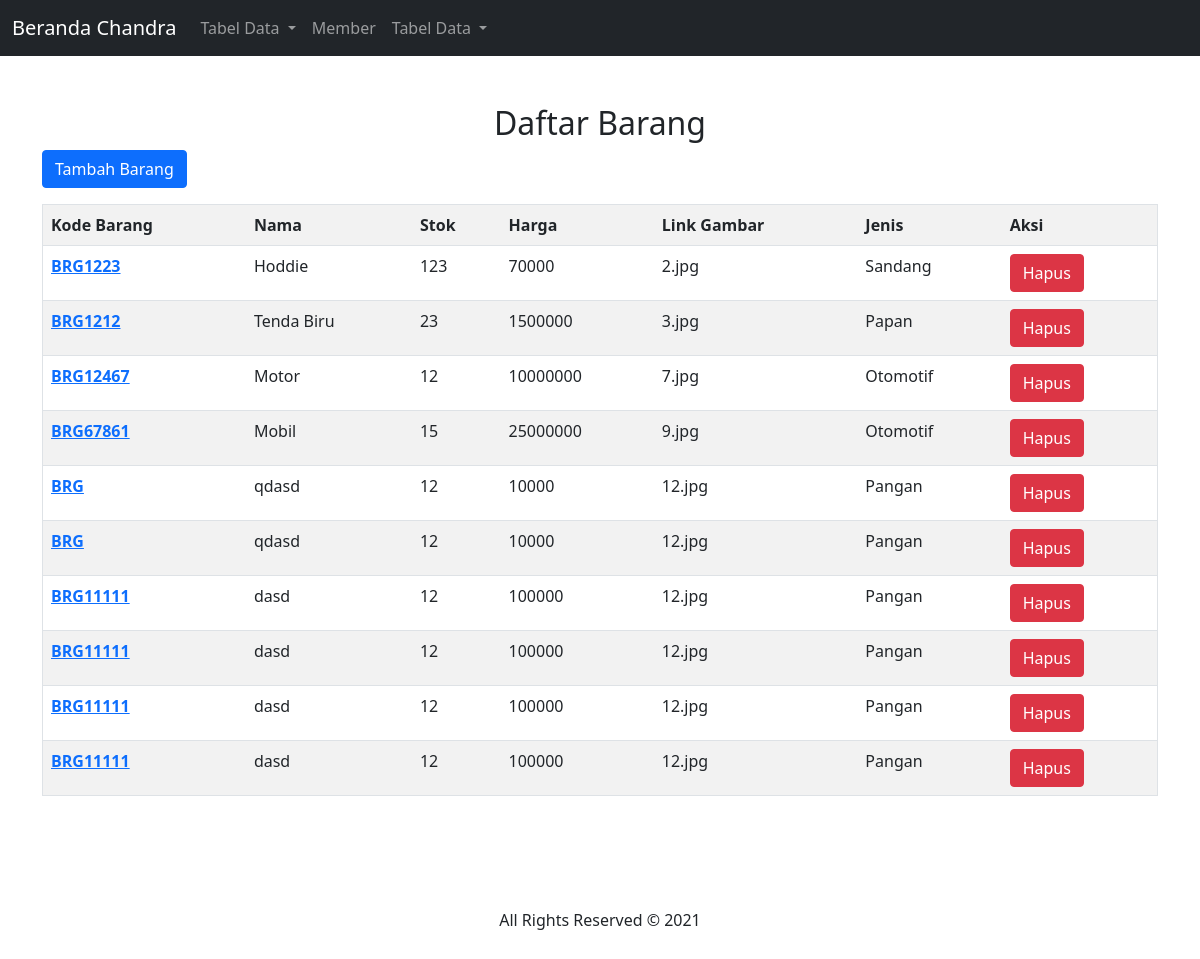
The page /Vbrg/ on the database its author committed.
### dashboard/models.py (models this page shows, shortened)
class Barang(models.Model):
    kodebrg=models.CharField(max_length=8, default="BRG")
    nama=models.CharField(max_length=50)
    stok=models.IntegerField()
    harga=models.BigIntegerField()
    link_gbr=models.CharField(max_length=150, blank=True)
    waktu_posting=models.DateTimeField(auto_now_add=True)
    jenis_id=models.ForeignKey(Jenis, on_delete=models.CASCADE,null=True)

class Jenis(models.Model):
    nama=models.CharField(max_length=50)
    ket=models.TextField()

### dashboard/views.py (the view)
# urls.py: path('Vbrg/',Barang_View, name = "Vbrg"),
def Barang_View(request):
    barangs=Barang.objects.all()
    konteks={
        'barangs':barangs,
    }
    return render(request,'tampil_brg.html',konteks)

### templates/tampil_brg.html (shortened to what this page needs)
{% load static %}
{% block content %}
<!DOCTYPE html>
<html lang="en">
  <head>
    <link
      href="https://cdn.jsdelivr.net/npm/bootstrap@5.0.0-beta3/dist/css/bootstrap.min.css"
      rel="stylesheet"
    />
    <link
      rel="stylesheet"
      href="https://pro.fontawesome.com/releases/v5.10.0/css/all.css"
    />
    <link rel="stylesheet" href="{% static 'css/style.css'%}" />
  </head>
  <body>
    <nav class="navbar navbar-expand-lg navbar-dark bg-dark">
      <div class="container-fluid">
        <a class="navbar-brand" href="{% url 'index' %}">Beranda Chandra</a>
        <div class="collapse navbar-collapse" id="navbarSupportedContent">
          <ul class="navbar-nav me-auto mb-2 mb-lg-0">
            <li class="nav-item dropdown">
              <a class="nav-link dropdown-toggle" href="#" id="navbarDropdown" role="button" data-bs-toggle="dropdown" aria-expanded="false">
                Tabel Data
              </a>
            </li>
              <li class="nav-item">
              <a class="nav-link" href="{% url 'member' %}">Member</a>
            </li>
            <li class="nav-item dropdown">
              <a class="nav-link dropdown-toggle" href="#" id="navbarDropdown" role="button" data-bs-toggle="dropdown" aria-expanded="false">
                Tabel Data
              </a>
            </li>
          </ul>
        </div>
      </div>
    </nav>
    <div class="container-fluid layanan pt-5 pb-5">
      <div class="container">
        <h2 class="align-center text-center">Daftar Barang</h2>
        <p>
          <a href="/addbrg" class="btn btn-primary">Tambah Barang</a>
        </p>
        <table border="1" class="table table-striped">
            <tr>
                <th>Kode Barang</th>
                <th>Nama</th>
                <th>Stok</th>
                <th>Harga</th>
                <th>Link Gambar</th>
                <th>Jenis</th>
                <th>Aksi</th>
            </tr>
        {% for Barang in barangs %}
        <tr>
            <th><a href="/ubah/{{Barang.id}}">{{ Barang.kodebrg }}</a></th>
            <td>{{ Barang.nama }}</td>
            <td>{{ Barang.stok }}</td>
            <td>{{ Barang.harga }}</td>
            <td>{{ Barang.link_gbr }}</td>
            <td>{{ Barang.jenis_id.nama }}</td>
            <td><button type="button" class="btn btn-danger" data-bs-toggle="modal" data-bs-target="#hapus-{{Barang.id}}">Hapus</button>
            </td>
        </tr>
        {% endfor %}
        </table>
        {% endblock %}
        </div>
      </div>
    <div class="container text-center pt-5 pb-5">
      All Rights Reserved &copy; 2021
    </div>
  </body>
</html>

### rows shown on the page
Barang: kodebrg "BRG1223", nama "Hoddie", stok "123", harga "70000", link_gbr "2.jpg", jenis_id.nama "Sandang"
Barang: kodebrg "BRG1212", nama "Tenda Biru", stok "23", harga "1500000", link_gbr "3.jpg", jenis_id.nama "Papan"
Barang: kodebrg "BRG12467", nama "Motor", stok "12", harga "10000000", link_gbr "7.jpg", jenis_id.nama "Otomotif"
Barang: kodebrg "BRG67861", nama "Mobil", stok "15", harga "25000000", link_gbr "9.jpg", jenis_id.nama "Otomotif"
Barang: kodebrg "BRG", nama "qdasd", stok "12", harga "10000", link_gbr "12.jpg", jenis_id.nama "Pangan"
Barang: kodebrg "BRG", nama "qdasd", stok "12", harga "10000", link_gbr "12.jpg", jenis_id.nama "Pangan"
Barang: kodebrg "BRG11111", nama "dasd", stok "12", harga "100000", link_gbr "12.jpg", jenis_id.nama "Pangan"
Barang: kodebrg "BRG11111", nama "dasd", stok "12", harga "100000", link_gbr "12.jpg", jenis_id.nama "Pangan"
Barang: kodebrg "BRG11111", nama "dasd", stok "12", harga "100000", link_gbr "12.jpg", jenis_id.nama "Pangan"
Barang: kodebrg "BRG11111", nama "dasd", stok "12", harga "100000", link_gbr "12.jpg", jenis_id.nama "Pangan"
